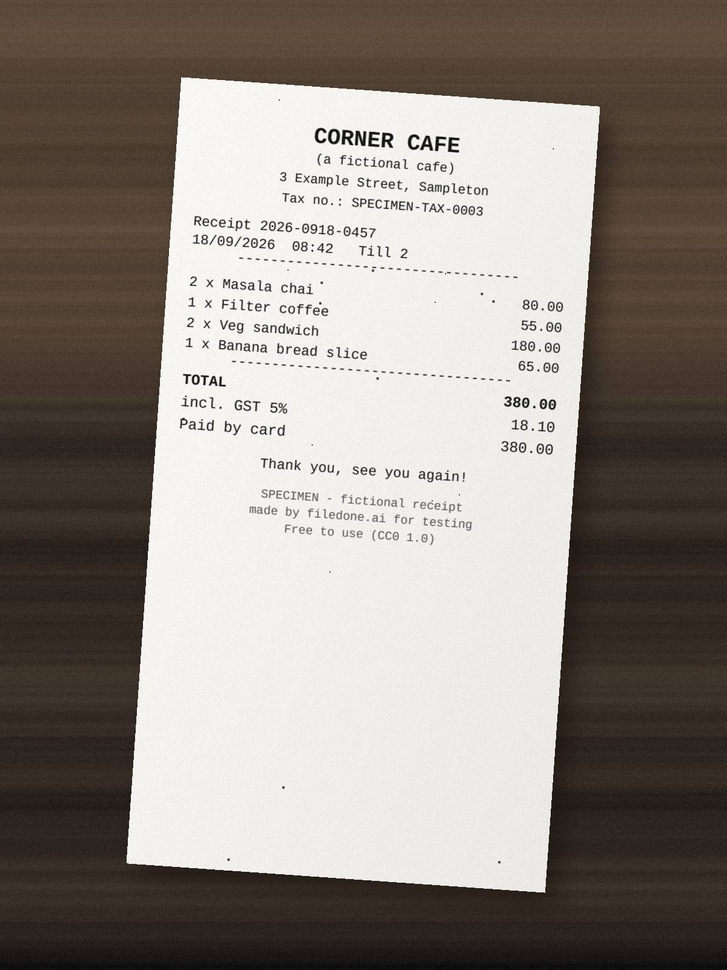
#> input picture sample-001.jpg, 727 x 970 px, shrunk from 1200 x 1600 before the run, found by its file name
$ python opencv_test.py
#> lines starting #> are read from the running program, lines starting #| are printed output that depends on the picture; after the words box and inside, x2 and y2 are one past the last pixel; in counts of white or black regions, pixels touching at a corner belong together; long printed decimals are rounded
import cv2
import matplotlib.pyplot as plt
import numpy as np

from PIL import Image

# Load document
pil_img = Image.open("sample-001.jpg").convert("RGB")
#> pil_img is the input picture: PIL image 727x970 RGB; mean R, G, B 144, 137.3, 130.3

# PIL RGB -> OpenCV-compatible NumPy BGR
img = cv2.cvtColor(
    np.array(pil_img),
    cv2.COLOR_RGB2BGR
)

# Grayscale
gray = cv2.cvtColor(img, cv2.COLOR_BGR2GRAY)

# Edge detection
edges = cv2.Canny(gray, 100, 200)
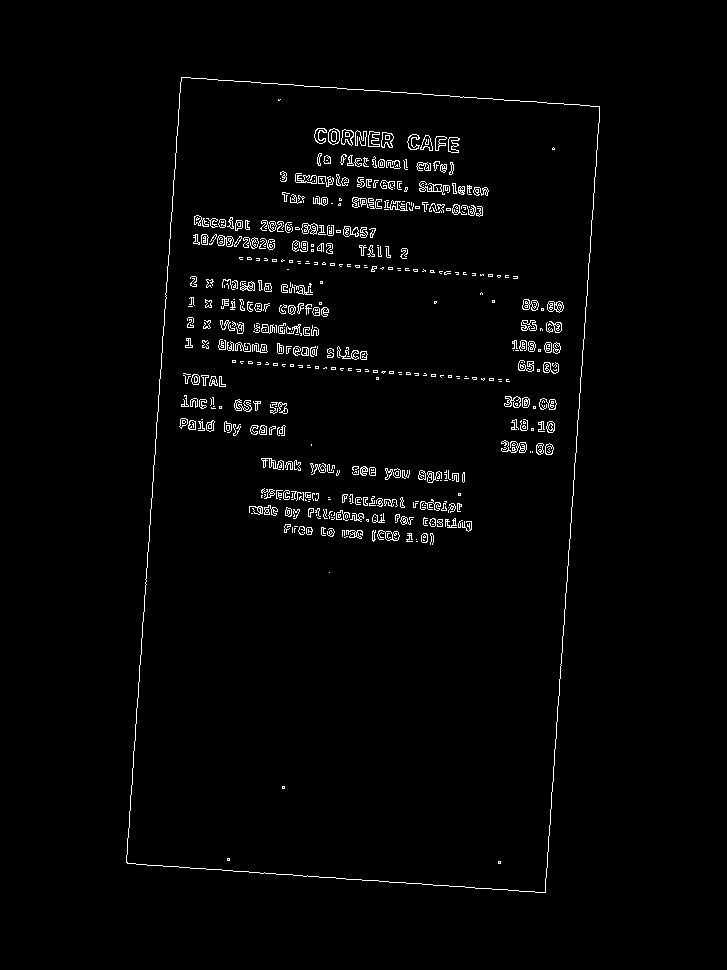
#> edges: shape (970, 727); 2% white in thin lines or dots, all inside (x1, y1, x2, y2) = (126, 77, 600, 893)

# Display
fig, ax = plt.subplots(1, 2, figsize=(12, 6))

ax[0].imshow(pil_img)
ax[0].set_title("Original document")
ax[0].axis("off")

ax[1].imshow(edges, cmap="gray")
ax[1].set_title("OpenCV Canny edges")
ax[1].axis("off")

plt.tight_layout()
plt.show()
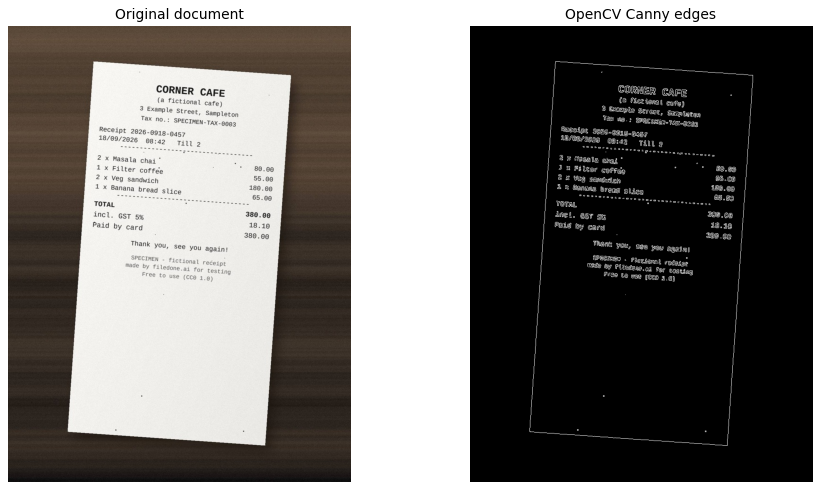
#> figure drawn by matplotlib, 2 panels

print("Edge density:", np.mean(edges > 0))
#| Edge density: 0.02002
